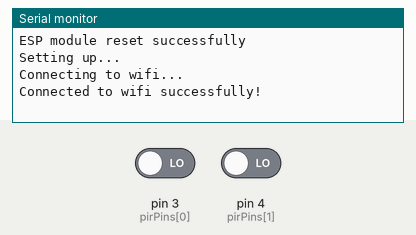
Simulated run of this sketch. Board: Arduino Uno, built with avr-gcc and run on an emulated ATmega328P. Shown: the last lines printed to the serial monitor. Inputs (shaded band) come from the test bench; at power-on: pin 3 (pirPins[0]) LOW, pin 4 (pirPins[1]) LOW. The modem accepts every AT command (registered, SIM ready, sends succeed) and sends nothing else.

Above: at 12.2 s.
12.3 s: pin 3 (pirPins[0]) driven HIGH
At 13.9 s:
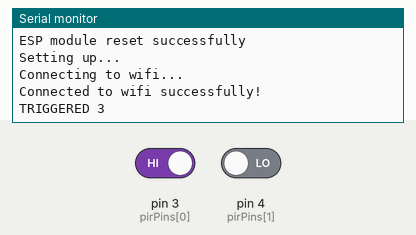
14.2 s: pin 4 (pirPins[1]) driven HIGH
At 16.3 s:
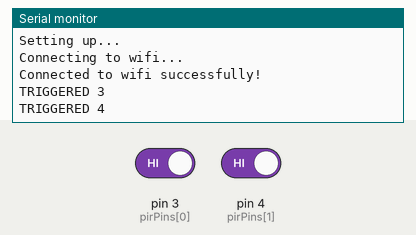

Measured:
- after the input at 12.3 s, the serial monitor: prints a new line after 0.45 s (image 1)
- after the input at 14.2 s, the serial monitor: prints a new line after 1.4 s (image 2)

The sketch:

main.ino
```cpp
////////////////////////////////////////////////////////////////////
///   make sure to calibrate your sensors for better results!    ///
////////////////////////////////////////////////////////////////////
#include <SoftwareSerial.h>
#define RX 11
#define TX 12

// Change these based on your board
#define BUFFER_SIZE 10
#define NUM_PIR_SENSORS 2
int pirPins[] = {3,4}; // Digital pins for PIR sensors


SoftwareSerial esp(RX,TX);


// Change these based on your network
String networkSsid = "amu";
String networkPasswd = "amuamuamu";
String server = "192.168.43.26"; // Your local server IP or any other IP
String uri = "/";


// Internal variables
int pirReads[NUM_PIR_SENSORS]; // The data which the sensors read
bool pirTriggers[NUM_PIR_SENSORS]; // Gets true when a sensor gets triggered
int triggerBuffer[BUFFER_SIZE]; // Data is kept in a buffer and
                                // when the buffer gets full,
                                // it will get sent through the wifi module
                                // to the server
int currentBufferIndex=0;


void setup() {
  esp.begin(9600); // TLDR: When you change the baud rate, it will be saved on the module.
                   // You can change the baud rate using this command: AT+CIOBAUD=9600 (RECOMMENDED RATE: 9600)
                   // Note: If you change the baud from 115200 to 9600 and you decide to use that module with
                   // 115200 baud on for example another projet afterwards, the software serial connection won't work
                   // because previously the baud rate has been set to 9600. You have to change it back to 115200.
  Serial.begin(9600);

  initInputPins();
  initInputArrays();
  initBuffer();

  resetEsp();
  connectToWifi();

  delay(5000);
}

void loop() {
  readPirSensors();
  analyzePirSensorsOutputs();
  //printBuffer();
  delay(1000);
}


void readPirSensors(){
  for (int i=0; i<NUM_PIR_SENSORS; i++){
    pirReads[i] = digitalRead(pirPins[i]);
    delay(100);
  }
  delay(100);
}

void analyzePirSensorsOutputs(){
  for (int i=0; i<NUM_PIR_SENSORS; i++)
  {
    if (pirReads[i] == HIGH) {
      if (!pirTriggers[i]) {
        Serial.print("TRIGGERED ");
        Serial.print(pirPins[i]);
        Serial.println();

        addToBuffer(pirPins[i]);
        pirTriggers[i] = true;
      }
    }
    else {
      if (pirTriggers[i]) {
        pirTriggers[i] = false;
        //pirReads[i] = LOW;
      }
    }
  }
  delay(100);
}

void addToBuffer(int triggredPin) {
  triggerBuffer[currentBufferIndex++] = triggredPin;

  if (currentBufferIndex == BUFFER_SIZE) {
    Serial.println("Buffer got full. Sending it through wifi.");
    printBuffer();
    sendBuffer();

    currentBufferIndex = 0;
    //initBuffer();
  }
}

void initBuffer() {
  for (int i=0; i<BUFFER_SIZE; i++) {
    triggerBuffer[i]=0;
  }
}

void sendBuffer() {
  // send the buffer through wifi
  String data="";
  for (int i=0; i<BUFFER_SIZE; i++) {
    data += String(triggerBuffer[i]);
    if (i != BUFFER_SIZE-1)
      data += "-";
  }

  sendHttpPost(data);
}

void printBuffer() {
  Serial.println("::::::BUFFER::::::");
  for (int i=0; i<BUFFER_SIZE; i++) {
    Serial.print(triggerBuffer[i]);
    Serial.print(" ");
  }
  Serial.print("\n");
}

void initInputPins() {
  for (int i=0; i<NUM_PIR_SENSORS; i++) {
    pinMode(pirPins[i], INPUT);
  }
}

void initInputArrays(){
  for (int i=0; i<NUM_PIR_SENSORS; i++) {
    pirReads[i]=-1;
    pirTriggers[i]=false;
  }
}

void resetEsp() {
  esp.println("AT+RST");
  delay(1000);
  if (esp.find("OK")) {
    Serial.println("ESP module reset successfully");
  }
  else {
    Serial.println("Reset error");
  }
}

void connectToWifi() {
  Serial.println("Setting up...");
  String setup_cmd = "AT+CWMODE=3";
  esp.println(setup_cmd);
  delay(1000);

  Serial.println("Connecting to wifi...");
  String connect_cmd = "AT+CWJAP=\""+networkSsid+"\",\""+networkPasswd+"\"";
  esp.println(connect_cmd);
  delay(4000);
  if (esp.find("OK")) {
    Serial.println("Connected to wifi successfully!");
  }
  else {
    connectToWifi();
    Serial.println("Cannot connect to wifi");
  }
}

void sendHttpPost(String data) {
  // Handling the TCP conncetion
  Serial.println("Handling TCP connection...");
  esp.println();
  //if (esp.find("OK")) {
    //Serial.println("TCP connection already ready");
 // }
  //else {
    esp.print("AT+CIPSTART=\"TCP\",\"");
    esp.print(server);
    esp.println("\",80"); //start a TCP connection.
    if (esp.find("OK")) {
      Serial.println("TCP connection ready");
      delay(500);
    }
  //}
  delay(1000);

  String postRequest = data;

  // Number of the characters to be sent.
  Serial.println("Sending the number of characters...");
  esp.print("AT+CIPSEND=");
  esp.print(String(postRequest.length()));
  esp.print("\r\n");

  delay(500);

  if (esp.find(">")) {
    Serial.println("Sending the post request...");
    esp.println(postRequest);

    if (esp.find("SEND OK")) {
      Serial.println("Packet sent");
      while (esp.available()) {
        String tmpResp = esp.readString();
        Serial.print("tmpresp");
        Serial.print(tmpResp);
        Serial.println();
      }
      // close the connection
      esp.println("AT+CIPCLOSE");
    }

  }

  delay(500);
}
```
